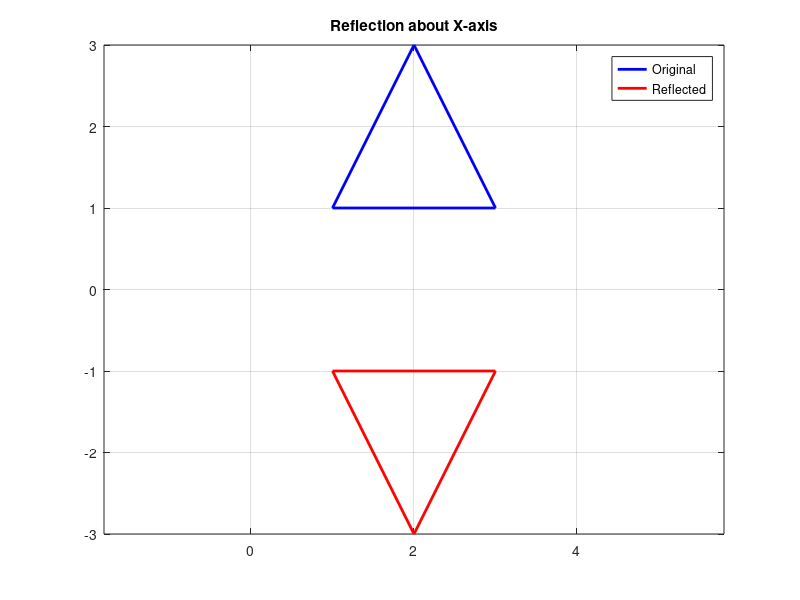

This figure's MATLAB source:
clc; clear; close all;
x = [1 3 2 1];
y = [1 1 3 1];
x_new = x;
y_new = -y;
plot(x, y, 'b', 'LineWidth', 2); hold on;
plot(x_new, y_new, 'r', 'LineWidth', 2);
legend('Original', 'Reflected');
title('Reflection about X-axis');
grid on; axis equal;
